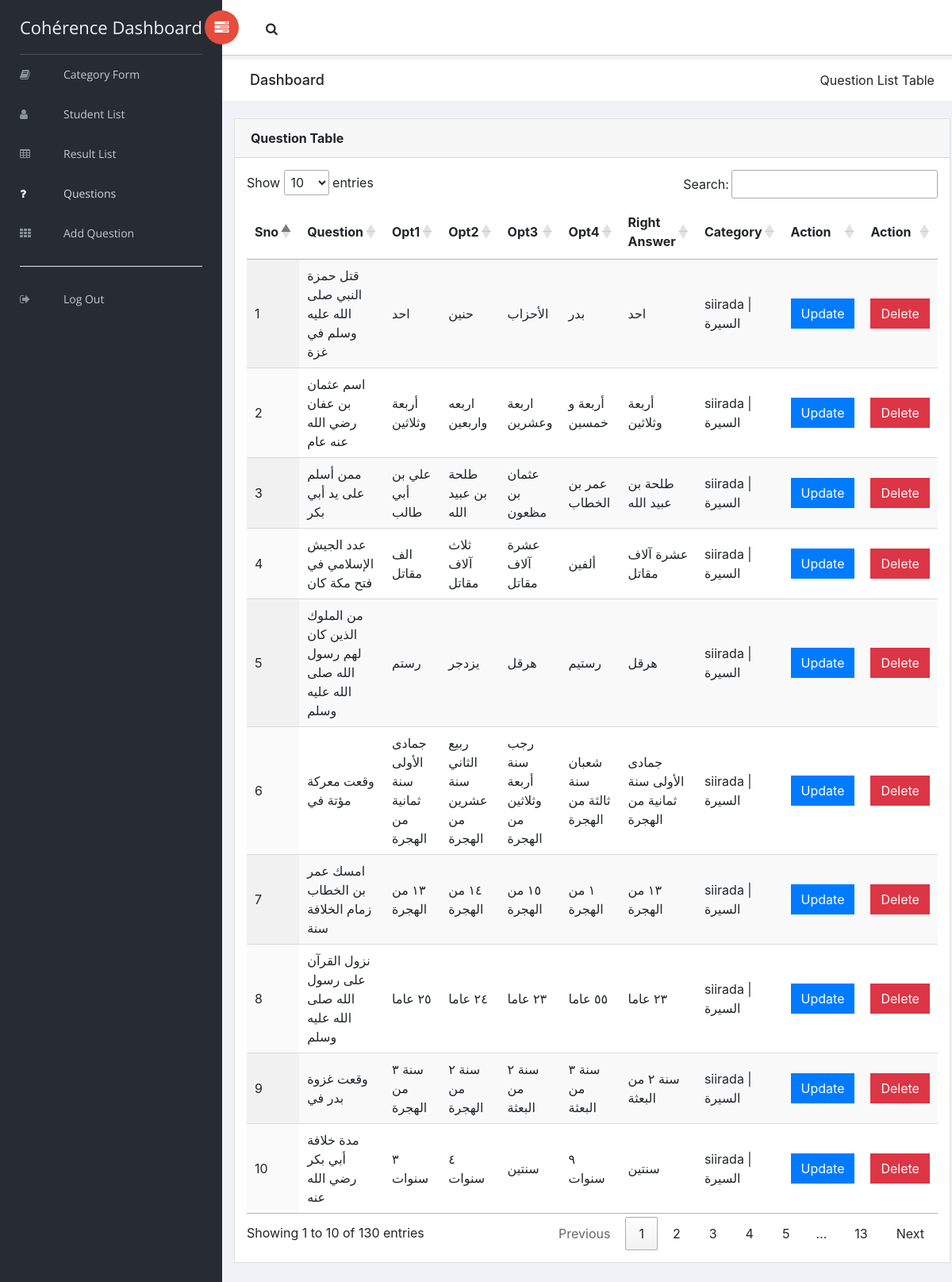
The app's page /Admin2/questions_list.php with its own data.
### tables this page shows
CREATE TABLE `tblmcq` (
  `id` int(11) NOT NULL,
  `questions` varchar(255) NOT NULL,
  `opt1` varchar(255) NOT NULL,
  `opt2` varchar(255) NOT NULL,
  `opt3` varchar(255) NOT NULL,
  `opt4` varchar(255) NOT NULL,
  `answer` varchar(255) NOT NULL,
  `category_id` int(255) NOT NULL
);

CREATE TABLE `tblcategory` (
  `id` int(11) NOT NULL,
  `subject` varchar(255) NOT NULL,
  `chapter_name` varchar(255) NOT NULL
);

### Admin2/questions_list.php (the view, shortened to what this page needs)
<?php include('header.php');
include('connection.php');
 ?>
    <aside id="left-panel" class="left-panel">
        <nav class="navbar navbar-expand-sm navbar-default">
            <div class="navbar-header">
                <a class="navbar-brand" href="./">Cohérence Dashboard</a>
            </div>
            <div id="main-menu" class="main-menu collapse navbar-collapse">
                <ul class="nav navbar-nav">
                    <li >
                        <a href="categories.php"><i class="menu-icon fa fa-book" ></i>Category Form</a>
                    </li>
                    <li >
                        <a href="students_list.php"><i class="menu-icon fa fa-user"></i>Student List</a>
                    </li>
                    <li>
                        <a href="results_list.php"><i class="menu-icon fa fa-table"></i>Result List</a>
                    </li>
                    <li class="active">
                        <a href="questions_list.php"><i class="menu-icon fa fa-question"></i>Questions </a>
                    </li>
                    <li>
                        <a href="Add_question.php"><i class="menu-icon fa fa-th"></i>Add Question</a>
                    </li>
                    <li>
                         <hr style="background-color:white">
                       <a href="logout.php"><i class="menu-icon fa fa-sign-out"></i>Log Out </a>
                    </li>
                </ul>
            </div>
        </nav>
    </aside>
    <div id="right-panel" class="right-panel">
        <header id="header" class="header">
            <div class="header-menu">
                <div class="col-sm-7">
                    <a id="menuToggle" class="menutoggle pull-left"><i class="fa fa fa-tasks"></i></a>
                    <div class="header-left">
                        <button class="search-trigger"><i class="fa fa-search"></i></button>
        </header>
        <div class="breadcrumbs">
            <div class="col-sm-4">
                <div class="page-header float-left">
                    <div class="page-title">
                        <h1>Dashboard</h1>
                    </div>
                </div>
            </div>
            <div class="col-sm-8">
                <div class="page-header float-right">
                    <div class="page-title">
                        <ol class="breadcrumb text-right">
                            <li class="active">Question List Table</li>
                        </ol>
                    </div>
                </div>
            </div>
        </div>
        <div class="content mt-3">
            <div class="animated fadeIn">
                <div class="row">
                    <div class="col-md-12">
                        <div class="card">
                            <div class="card-header">
                                <strong class="card-title">Question  Table</strong>
                            </div>
                            <div class="card-body">
                                <table id="example" class="display" cellspacing="0" width="100%">
                                    <thead>
                                        <tr>
                                          <th>Sno<?php $sno=0; ?></th>
                                            <th>Question</th>
                                            <th>Opt1</th>
                                            <th>Opt2</th>
                                            <th>Opt3</th>
                                            <th>Opt4</th>
                                            <th>Right Answer</th>
                                            <th>Category</th>
                                            <th>Action</th>
                                            <th>Action</th>
                                        </tr>
                                    </thead>
                                               <tbody>
    <?php
      $select_cat="SELECT * FROM tblmcq";
      $res=mysqli_query($conn,$select_cat);
      if(mysqli_num_rows($res)>0){
        while($rs=mysqli_fetch_assoc($res)){
          ?>
                                        <tr>
                                            <td><?php echo ++$sno;?></td>
                                            <td><?php echo $rs['questions']; ?></td>
                                             <td><?php echo $rs['opt1']; ?></td>
                                              <td><?php echo $rs['opt2']; ?></td>
                                               <td><?php echo $rs['opt3']; ?></td>
                                                <td><?php echo $rs['opt4']; ?></td>
                                                 <td><?php echo $rs['answer']; ?></td>
                                        <td>
 <?php
$sql="SELECT * FROM tblcategory WHERE id='".$rs['category_id']."'";
$res1=mysqli_query($conn,$sql);
if(mysqli_num_rows($res1)>0){
  if($rs1=mysqli_fetch_assoc($res1))
    echo $rs1['chapter_name'];
}
 ?>
                                             </td>
                             <?php $QuestionID=$rs['id'];?>
                 <td><?php echo "<a href='edit_question.php?id=$QuestionID'><button class='btn btn-primary btn-xs'>Update</button></a>"?>
                </td>
<td>
                     <?php echo "<a href='delete_question.php?id=$QuestionID'><button class='btn btn-danger btn-xs' onclick=' return del();'>Delete</button></a>"?></td>
                                        </tr>
            <?php
        }
      }
?>
                                    </tbody>
                                </table>
                            </div>
                        </div>
                    </div>
                </div>
            </div>
        </div>
    </div>
</body>
</html>
<link rel="stylesheet" type="text/css" href="https://cdn.datatables.net/1.10.15/css/dataTables.jqueryui.min.css"/>
<link rel="stylesheet" href="http://cdn.datatables.net/1.10.13/css/jquery.dataTables.min.css">

### records on screen
tblmcq: questions "قتل حمزة النبي صلى الله عليه وسلم في غزة", opt1 "احد", opt2 "حنين", opt3 "الأحزاب", opt4 "بدر", answer "احد", category.chapter_name "siirada | السيرة"
tblmcq: questions "اسم عثمان بن عفان رضي الله عنه عام", opt1 "أربعة وثلاثين", opt2 "اربعه واربعين", opt3 "اربعة وعشرين", opt4 "أربعة و خمسين", answer "أربعة وثلاثين", category.chapter_name "siirada | السيرة"
tblmcq: questions "ممن أسلم على يد أبي بكر", opt1 "علي بن أبي طالب", opt2 "طلحة بن عبيد الله", opt3 "عثمان بن مظعون", opt4 "عمر بن الخطاب", answer "طلحة بن عبيد الله", category.chapter_name "siirada | السيرة"
tblmcq: questions "عدد الجيش الإسلامي في فتح مكة كان", opt1 "الف مقاتل", opt2 "ثلاث آلاف مقاتل", opt3 "عشرة آلاف مقاتل", opt4 "ألفين", answer "عشرة آلاف مقاتل", category.chapter_name "siirada | السيرة"
tblmcq: questions "من الملوك الذين كان لهم رسول الله صلى الله عليه وسلم", opt1 "رستم", opt2 "يزدجر", opt3 "هرقل", opt4 "رستيم", answer "هرقل", category.chapter_name "siirada | السيرة"
tblmcq: questions "وقعت معركة مؤتة في", opt1 "جمادى الأولى سنة ثمانية من الهجرة", opt2 "ربيع الثاني سنة عشرين من الهجرة", opt3 "رجب سنة أربعة وثلاثين من الهجرة", opt4 "شعبان سنة ثالثة من الهجرة", answer "جمادى الأولى سنة ثمانية من الهجرة", category.chapter_name "siirada | السيرة"
tblmcq: questions "امسك عمر بن الخطاب زمام الخلافة سنة", opt1 "١٣ من الهجرة", opt2 "١٤ من الهجرة", opt3 "١٥ من الهجرة", opt4 "١ من الهجرة", answer "١٣ من الهجرة", category.chapter_name "siirada | السيرة"
tblmcq: questions "نزول القرآن على رسول الله صلى الله عليه وسلم", opt1 "٢٥ عاما", opt2 "٢٤ عاما", opt3 "٢٣ عاما", opt4 "٥٥ عاما", answer "٢٣ عاما", category.chapter_name "siirada | السيرة"
tblmcq: questions "وقعت غزوة بدر في", opt1 "سنة ٣ من الهجرة", opt2 "سنة ٢ من الهجرة", opt3 "سنة ٢ من البعثة", opt4 "سنة ٣ من البعثة", answer "سنة ٢ من البعثة", category.chapter_name "siirada | السيرة"
tblmcq: questions "مدة خلافة أبي بكر رضي الله عنه", opt1 "٣ سنوات", opt2 "٤ سنوات", opt3 "سنتين", opt4 "٩ سنوات", answer "سنتين", category.chapter_name "siirada | السيرة"
